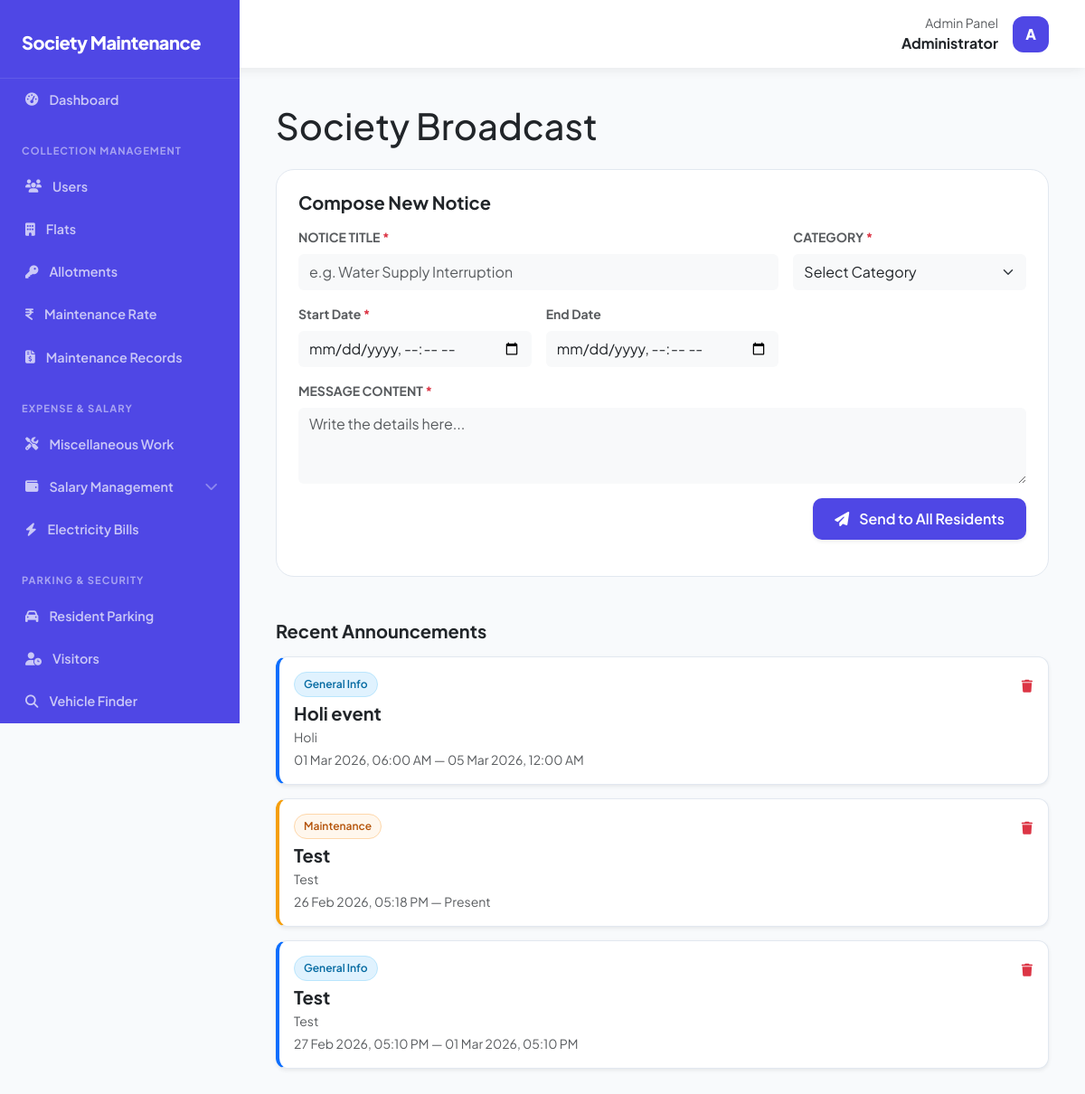
The app's page /public/notifications.php (signed in), older data.
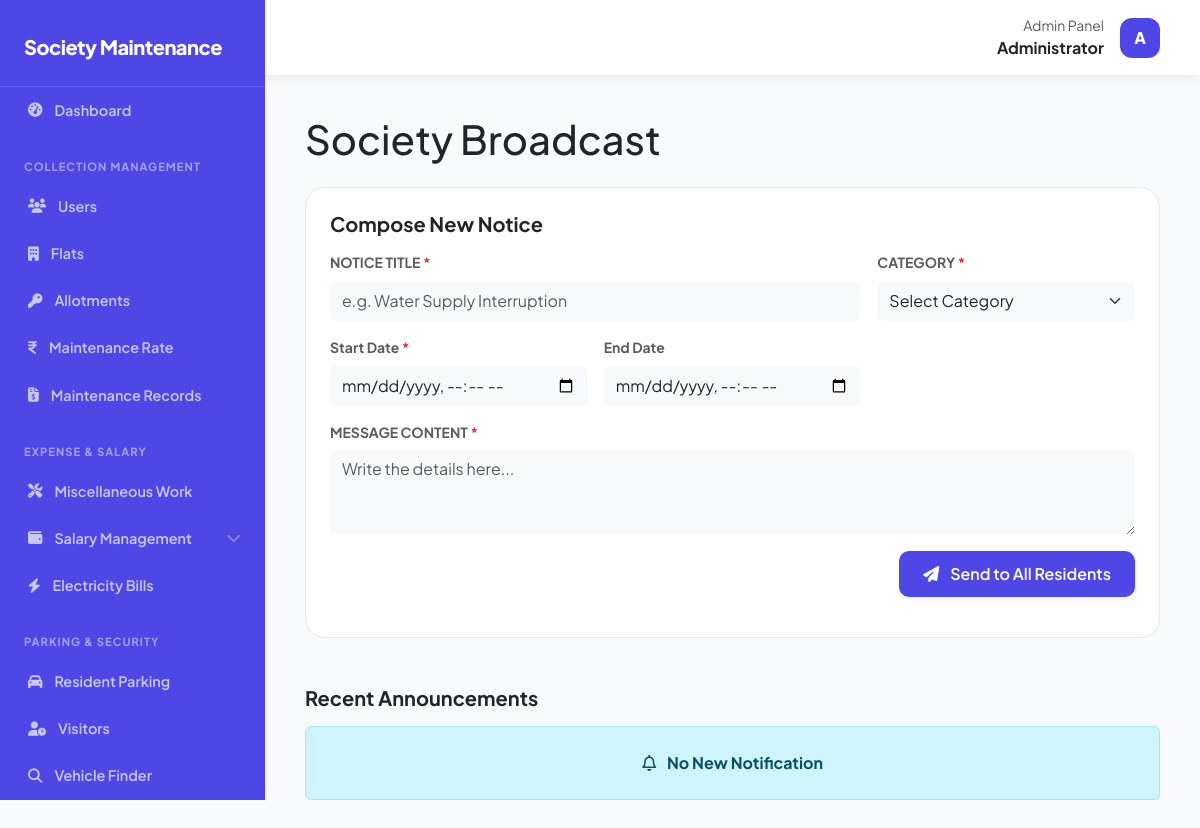
The same page, newer data.
### tables this page shows
CREATE TABLE `notifications` (
  `id` int NOT NULL,
  `title` varchar(255) NOT NULL,
  `category` varchar(100) NOT NULL,
  `message` text NOT NULL,
  `start_date` datetime DEFAULT NULL,
  `end_date` datetime DEFAULT NULL,
  `created_at` timestamp NULL DEFAULT CURRENT_TIMESTAMP
);

### public/notifications.php (the view, shortened to what the changed rows need)
<?php
require_once __DIR__ . '/../core/config.php';
if ($_SESSION['user_role'] === 'admin') {
    $stmt = $pdo->query("
        SELECT * FROM notifications
        ORDER BY id DESC
    ");
}
$notifications = $stmt->fetchAll(PDO::FETCH_ASSOC);
include __DIR__ . '/../resources/layout/header.php';
?>
<!DOCTYPE html>
<html lang="en">
<head>
    <link rel="stylesheet" href="https://cdnjs.cloudflare.com/ajax/libs/font-awesome/6.5.0/css/all.min.css">
    <link href="https://cdn.jsdelivr.net/npm/bootstrap@5.3.0/dist/css/bootstrap.min.css" rel="stylesheet">
    <link rel="stylesheet" href="../assets/css/styles.css">
</head>
<body>
    <div class="main-wrapper">
        <main id="main-content">
            <h1 class="fw-800 mb-4">Society Broadcast</h1>
            <?php if ($_SESSION['user_role'] === 'admin'): ?>
                <div class="data-card mb-5">
                    <h5 class="fw-bold mb-3">Compose New Notice</h5>
                    <form method="POST" autocomplete="off">
                    </form>
                </div>
            <?php endif; ?>
            <h5 class="fw-bold mb-3">Recent Announcements</h5>
            <?php if (!empty($notifications)): ?>
                <?php foreach ($notifications as $n): ?>
                    <?php
                    $borderColor = '#6c757d';
                    $tagBg = '#f1f5f9';
                    $tagColor = '#334155';
                    $tagBorder = '#e2e8f0';
                    switch ($n['category']) {
                        case 'General Info':
                            $borderColor = '#0d6efd';
                            $tagBg = '#e0f2fe';
                            $tagColor = '#0369a1';
                            $tagBorder = '#bae6fd';
                            break;
                        case 'Maintenance':
                            $borderColor = '#f59e0b';
                            $tagBg = '#fff7ed';
                            $tagColor = '#b45309';
                            $tagBorder = '#fed7aa';
                            break;
                    }
                    $start_display = $n['start_date']
                        ? date('d M Y, h:i A', strtotime($n['start_date']))
                        : '-';
                    $end_display = $n['end_date']
                        ? date('d M Y, h:i A', strtotime($n['end_date']))
                        : 'Present';
                    ?>
                    <div class="notice-card shadow-sm"
                        style="
                            border-left: 4px solid <?= $borderColor ?>;
                            border-radius: 12px;
                            padding: 16px;
                            background: #ffffff;
                            margin-bottom: 15px;
                        ">
                        <div class="d-flex justify-content-between align-items-start">
                            <div>
                                <span style="
                                        background: <?= $tagBg ?>;
                                        color: <?= $tagColor ?>;
                                        border: 1px solid <?= $tagBorder ?>;
                                        padding: 4px 10px;
                                        font-size: 12px;
                                        font-weight: 600;
                                        border-radius: 999px;
                                        display: inline-block;
                                        margin-bottom: 6px;
                                    ">
                                    <?= htmlspecialchars($n['category']) ?>
                                </span>
                                <h5 class="fw-bold mb-1">
                                    <?= htmlspecialchars($n['title']) ?>
                                </h5>
                                <p class="text-muted small mb-0">
                                    <?= nl2br(htmlspecialchars($n['message'])) ?>
                                </p>
                                <small class="text-muted small mt-1 d-block">
                                    <?= $start_display ?> — <?= $end_display ?>
                                </small>
                            </div>
                            <?php if ($_SESSION['user_role'] === 'admin'): ?>
                                <div class="text-end">
                                    <button class="btn btn-sm btn-link text-danger p-0 mt-2 delete-notification-btn"
                                        data-id="<?= $n['id'] ?>">
                                        <i class="fa fa-trash"></i>
                                    </button>
                                </div>
                            <?php endif; ?>
                        </div>
                    </div>
                <?php endforeach; ?>
            <?php else: ?>
                <div class="alert alert-info text-center fw-bold py-4">
                    <i class="fa-regular fa-bell me-2"></i>
                    No New Notification
                </div>
            <?php endif; ?>
        </main>
    </div>
    <link rel="stylesheet" href="https://cdn.datatables.net/1.13.2/css/dataTables.bootstrap5.min.css">
</body>
</html>
<?php include __DIR__ . '/../resources/layout/footer.php'; ?>

Row changes from the older to the newer data that the page shows:
removed notifications: category "General Info", title "Holi event", message "Holi", start_date "01 Mar 2026, 06:00 AM", end_date "05 Mar 2026, 12:00 AM"
removed notifications: category "Maintenance", title "Test", message "Test", start_date "26 Feb 2026, 05:18 PM", end_date "Present"
removed notifications: category "General Info", title "Test", message "Test", start_date "27 Feb 2026, 05:10 PM", end_date "01 Mar 2026, 05:10 PM"
Text that changed along with them:
text now shown: "No New Notification"
